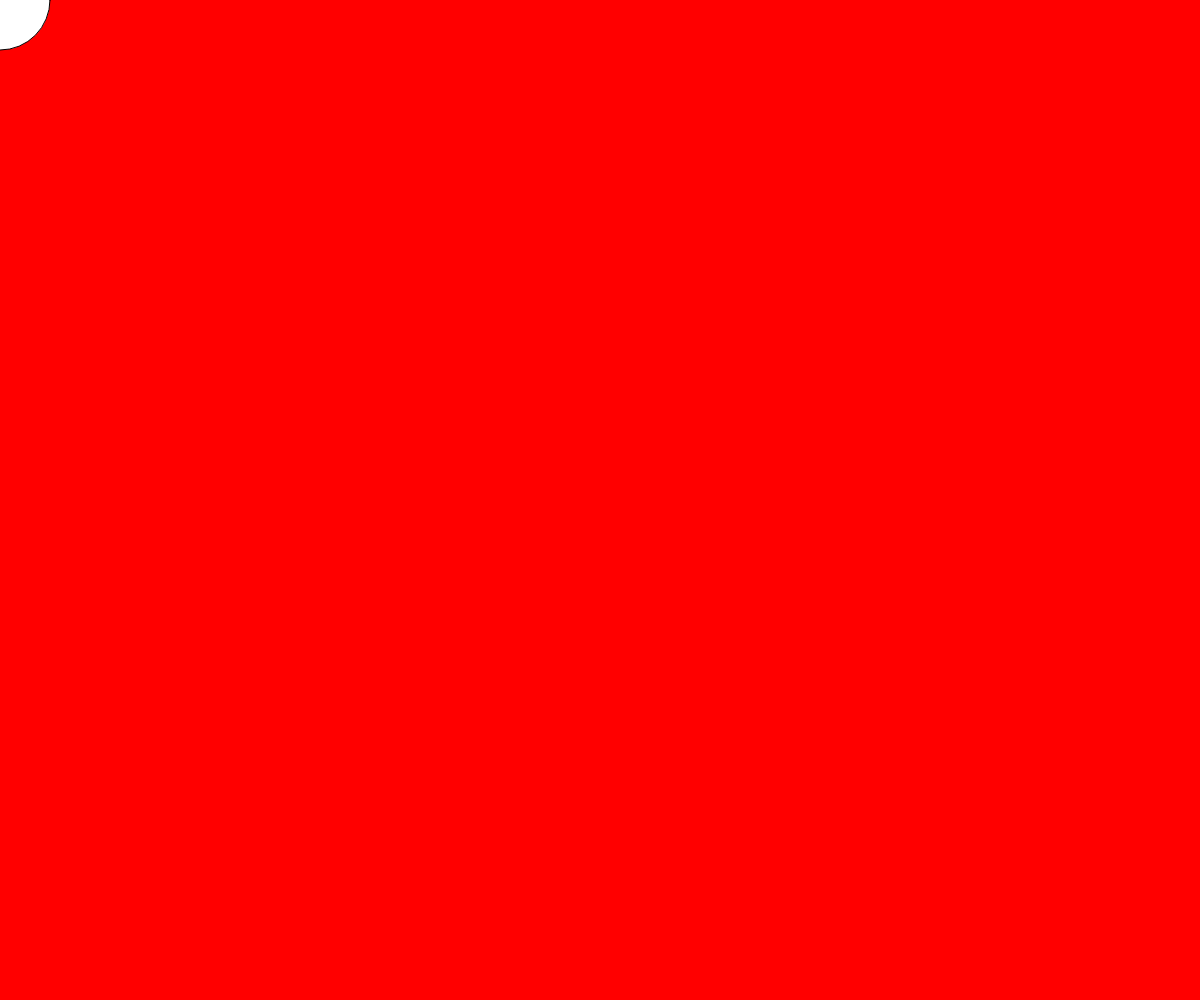
Frame 1 (no input)
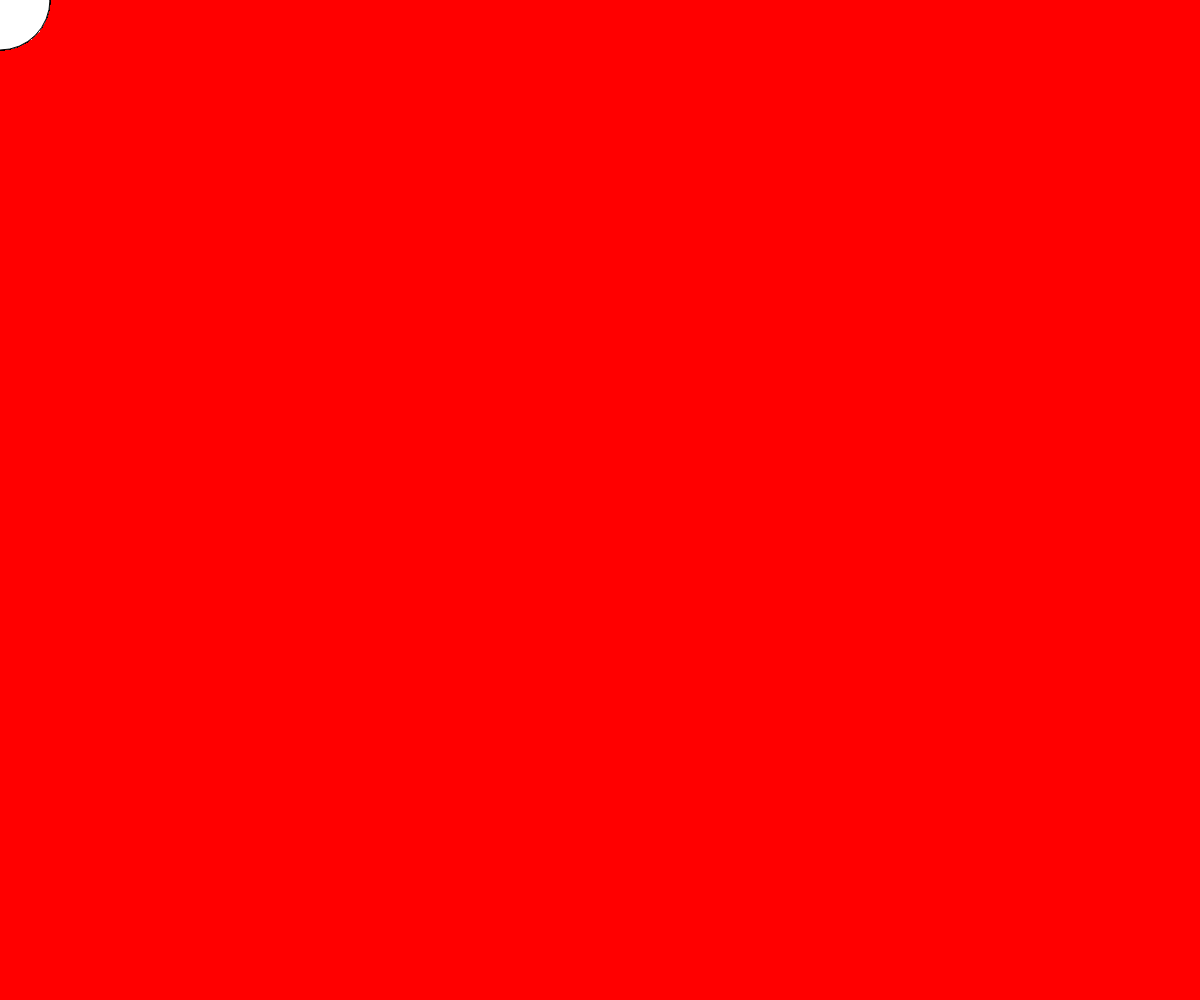
Frame 60 (no input)
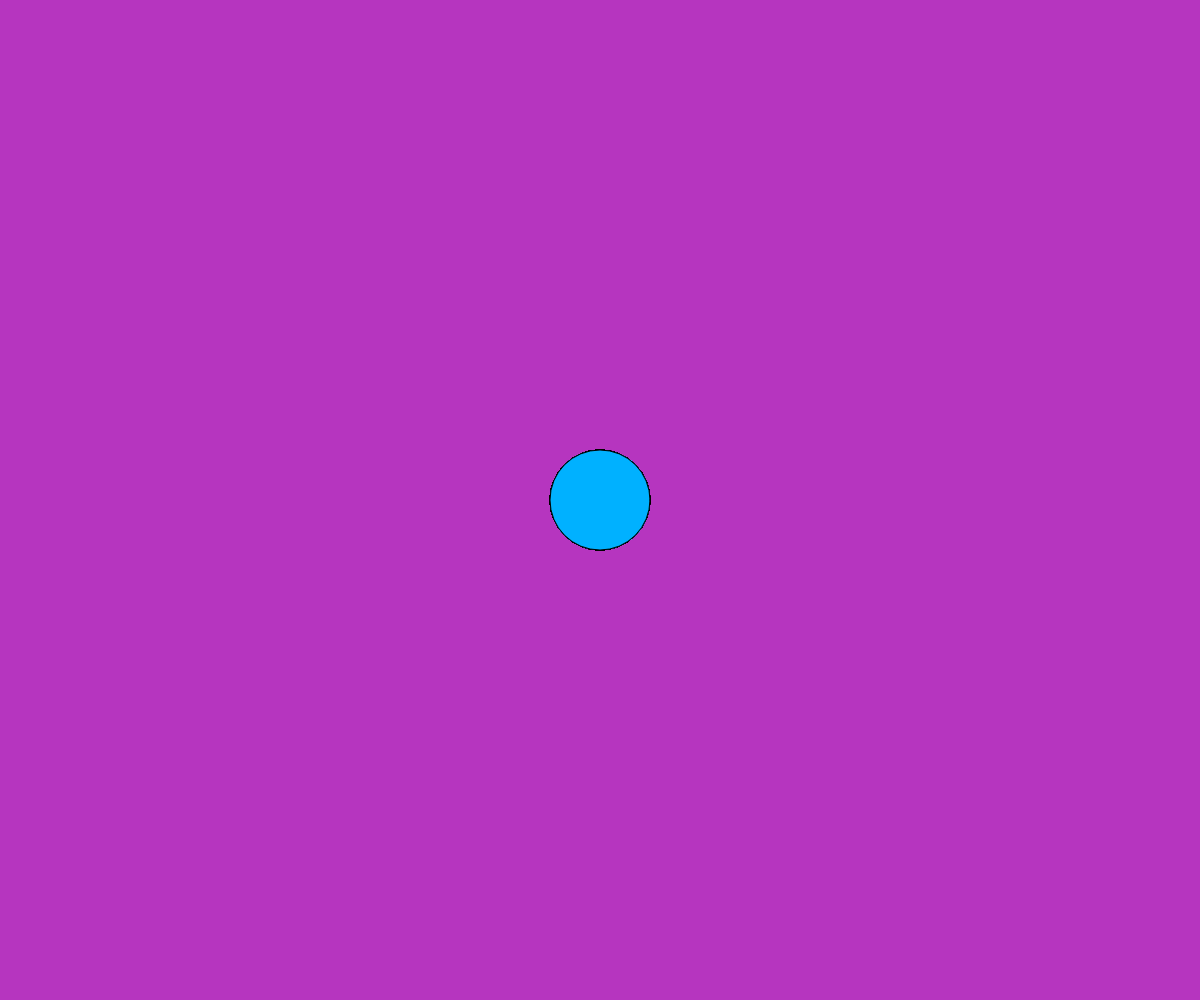
Frame 120 (the mouse pressed at the canvas centre since frame 60)

The p5.js sketch that drew these frames (run headless with seeded random() and noise() and a simulated clock; from frame 60 on, the mouse is pressed at the canvas centre):

// p5.js sketch
// ── sketch.js
const screenWidth = document.documentElement.clientWidth;
const screenHeight = document.documentElement.clientHeight;

function setup() {
    createCanvas(screenWidth,screenHeight);
    background(255,0,0);
}


function draw() {
    ellipse(mouseX, mouseY,100);
}

function touchMoved() {
    return false;
}

function touchStarted() {
    console.log(mouseX, mouseY);
    r = random(255);
    g = random(255);
    b = random(255);
    background(r, g, b);
    fill(150-r, 230-g, 800-b);
    return false;
}
